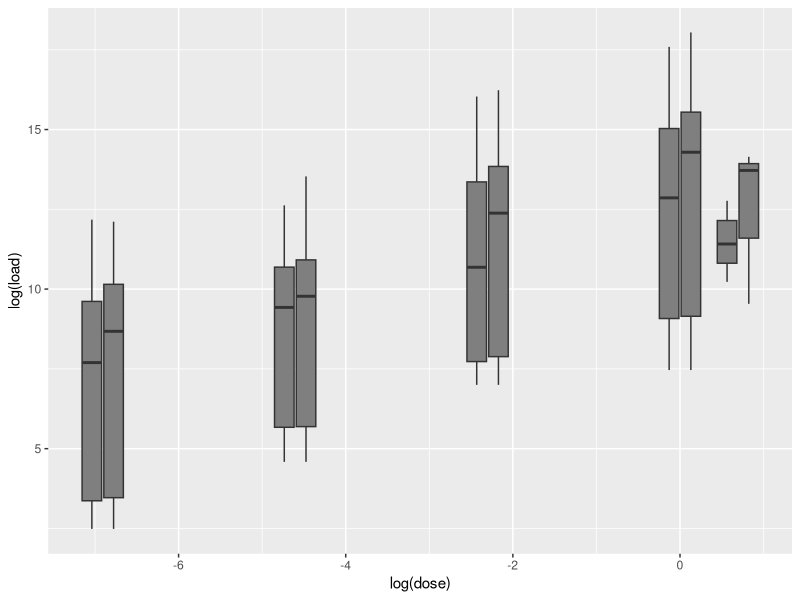
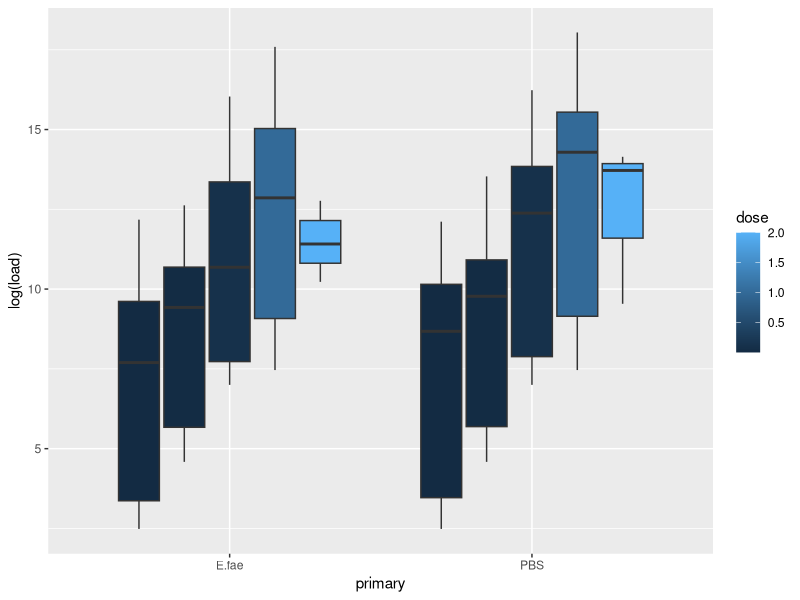

R code for these plots, in order:
## ---- chunk 1
knitr::opts_chunk$set(echo = TRUE)
## ---- chunk 2
library(RColorBrewer)
library(ggplot2)

rm(list=ls()) #removes all old variables
E.fae_data = read.csv("E.fae resistance data.csv")
S.m_data = read.csv("S.m resistance data.csv")

## ---- chunk 3
table(E.fae_data$dose)

ggplot(E.fae_data, aes(x = log(dose), y = log(load), fill = primary)) +
  scale_fill_manual(breaks = c(0.001, 0.01, 0.1, 1, 2), 
                    values=c("red", "green", "blue", "purple", "orange")) + 
  geom_boxplot(aes(group=interaction(primary, dose)))


ggplot(E.fae_data, aes(x = primary, y = log(load), fill = dose)) + 
  scale_color_continuous(low="blue", high="red") +
  geom_boxplot(aes(group=interaction(primary, dose)))

